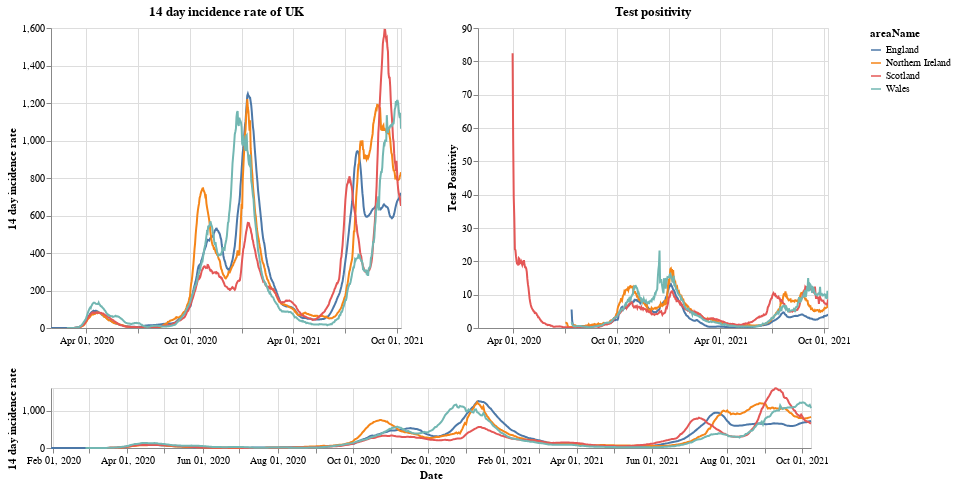

Notebook source saved alongside this figure:
### Markdown cell above
# Plots

First a plot with each country in the UK. The top right shows the positivity rate for (which is the percentage of registered tests which were positive) while the top left is the 14 day incidence rate. The bottom chart can be used to select the timeframe (does not work on a mobile device).

### Code cell
#collapse
brush = alt.selection(type='interval', name='DateBrush',encodings=['x'],fields=['Time'])
leg_selection = alt.selection_multi(fields=['areaName'], bind='legend')

base = alt.Chart(uk_cases).mark_line().encode(
    x=alt.X("yearmonthdate(date):T", axis=alt.Axis(title='Date')),
    y=alt.Y("twoWeeklyCasesRate:Q", axis=alt.Axis(title='14 day incidence rate')),
    tooltip=['areaName', 'date','twoWeeklyCasesRate', 'testPositivity'],
    color='areaName',
    opacity=alt.condition(leg_selection, alt.value(2), alt.value(0.1))
).add_selection(leg_selection).properties(width=350)

upper = base.encode(alt.X('yearmonthdate(date):T', axis=alt.Axis(title=''),
                         scale=alt.Scale(domain=brush))
                   ).properties(title=f'14 day incidence rate of UK')
upper_right = upper.encode(alt.Y('testPositivity:Q', axis=alt.Axis(title='Test Positivity'))).properties(title='Test positivity')
lower = base.properties(height=60, width = 760).add_selection(brush)

(upper | upper_right) & lower

### Figure 1 — Vega-Lite specification as saved in the notebook (floating-point values rounded to 4 significant figures; data arrays with more than 128 entries replaced by an {"elided": "..."} marker saying what was removed)
{"config": {"view": {"continuousWidth": 400, "continuousHeight": 300}}, "vconcat": [{"hconcat": [{"mark": "line", "encoding": {"color": {"type": "nominal", "field": "areaName"}, "opacity": {"condition": {"value": 2, "selection": "selector001"}, "value": 0.1}, "tooltip": [{"type": "nominal", "field": "areaName"}, {"type": "temporal", "field": "date"}, {"type": "quantitative", "field": "twoWeeklyCasesRate"}, {"type": "quantitative", "field": "testPositivity"}], "x": {"type": "temporal", "axis": {"title": ""}, "field": "date", "scale": {"domain": {"selection": "DateBrush"}}, "timeUnit": "yearmonthdate"}, "y": {"type": "quantitative", "axis": {"title": "14 day incidence rate"}, "field": "twoWeeklyCasesRate"}}, "selection": {"selector001": {"type": "multi", "fields": ["areaName"], "bind": "legend"}}, "title": "14 day incidence rate of UK", "width": 350}, {"mark": "line", "encoding": {"color": {"type": "nominal", "field": "areaName"}, "opacity": {"condition": {"value": 2, "selection": "selector001"}, "value": 0.1}, "tooltip": [{"type": "nominal", "field": "areaName"}, {"type": "temporal", "field": "date"}, {"type": "quantitative", "field": "twoWeeklyCasesRate"}, {"type": "quantitative", "field": "testPositivity"}], "x": {"type": "temporal", "axis": {"title": ""}, "field": "date", "scale": {"domain": {"selection": "DateBrush"}}, "timeUnit": "yearmonthdate"}, "y": {"type": "quantitative", "axis": {"title": "Test Positivity"}, "field": "testPositivity"}}, "selection": {"selector001": {"type": "multi", "fields": ["areaName"], "bind": "legend"}}, "title": "Test positivity", "width": 350}]}, {"mark": "line", "encoding": {"color": {"type": "nominal", "field": "areaName"}, "opacity": {"condition": {"value": 2, "selection": "selector001"}, "value": 0.1}, "tooltip": [{"type": "nominal", "field": "areaName"}, {"type": "temporal", "field": "date"}, {"type": "quantitative", "field": "twoWeeklyCasesRate"}, {"type": "quantitative", "field": "testPositivity"}], "x": {"type": "temporal", "axis": {"title": "Date"}, "field": "date", "timeUnit": "yearmonthdate"}, "y": {"type": "quantitative", "axis": {"title": "14 day incidence rate"}, "field": "twoWeeklyCasesRate"}}, "height": 60, "selection": {"selector001": {"type": "multi", "fields": ["areaName"], "bind": "legend"}, "DateBrush": {"type": "interval", "encodings": ["x"], "fields": ["Time"]}}, "width": 760}], "data": {"name": "data-53fe9aa8a8f3c108a830009c80c84bd1"}, "$schema": "https://vega.github.io/schema/vega-lite/v4.8.1.json", "datasets": {"data-53fe9aa8a8f3c108a830009c80c84bd1": {"elided": "2380 records"}}}
